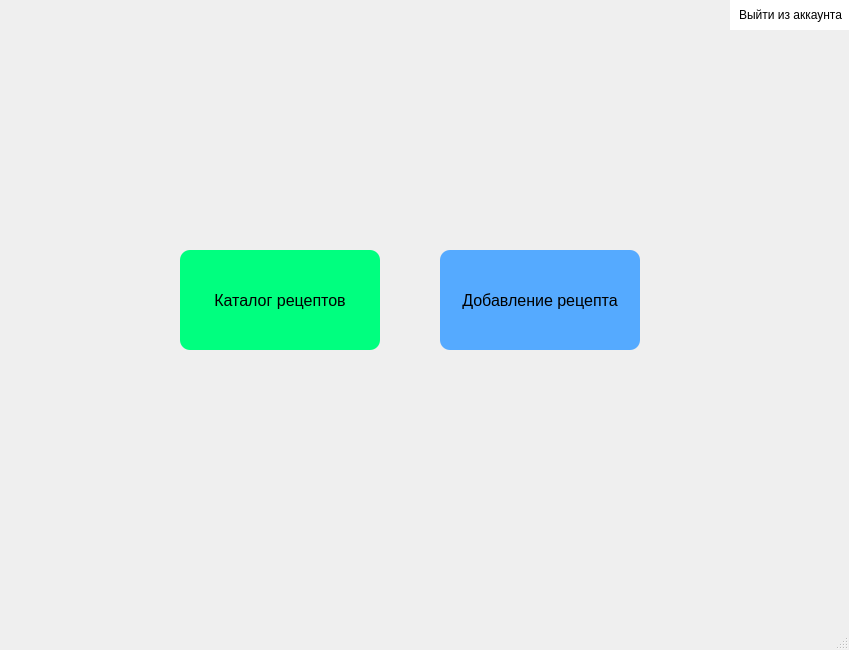
<?xml version="1.0" encoding="UTF-8"?>
<ui version="4.0">
 <class>MainWindow</class>
 <widget class="QMainWindow" name="MainWindow">
  <property name="geometry">
   <rect>
    <x>0</x>
    <y>0</y>
    <width>849</width>
    <height>650</height>
   </rect>
  </property>
  <property name="windowTitle">
   <string>MainWindow</string>
  </property>
  <property name="styleSheet">
   <string notr="true"/>
  </property>
  <widget class="QWidget" name="centralwidget">
   <widget class="QPushButton" name="pushButton_catalog">
    <property name="geometry">
     <rect>
      <x>180</x>
      <y>250</y>
      <width>200</width>
      <height>100</height>
     </rect>
    </property>
    <property name="font">
     <font>
      <pointsize>12</pointsize>
     </font>
    </property>
    <property name="cursor">
     <cursorShape>PointingHandCursor</cursorShape>
    </property>
    <property name="mouseTracking">
     <bool>false</bool>
    </property>
    <property name="styleSheet">
     <string notr="true">QPushButton{
	background-color: rgb(0, 255, 127);
	border-radius: 10px;
}</string>
    </property>
    <property name="text">
     <string>Каталог рецептов</string>
    </property>
   </widget>
   <widget class="QPushButton" name="pushButton_dobavitrez">
    <property name="geometry">
     <rect>
      <x>440</x>
      <y>250</y>
      <width>200</width>
      <height>100</height>
     </rect>
    </property>
    <property name="font">
     <font>
      <pointsize>12</pointsize>
     </font>
    </property>
    <property name="cursor">
     <cursorShape>PointingHandCursor</cursorShape>
    </property>
    <property name="styleSheet">
     <string notr="true">QPushButton{
	background-color: rgb(85, 170, 255);
	border-radius: 10px;
}</string>
    </property>
    <property name="text">
     <string>Добавление рецепта</string>
    </property>
   </widget>
   <widget class="QPushButton" name="pushButton_out">
    <property name="geometry">
     <rect>
      <x>730</x>
      <y>0</y>
      <width>121</width>
      <height>30</height>
     </rect>
    </property>
    <property name="styleSheet">
     <string notr="true">background-color: rgb(255, 255, 255);
border: 0px solid;</string>
    </property>
    <property name="text">
     <string>Выйти из аккаунта</string>
    </property>
   </widget>
  </widget>
  <widget class="QStatusBar" name="statusbar"/>
 </widget>
 <resources/>
 <connections/>
</ui>
